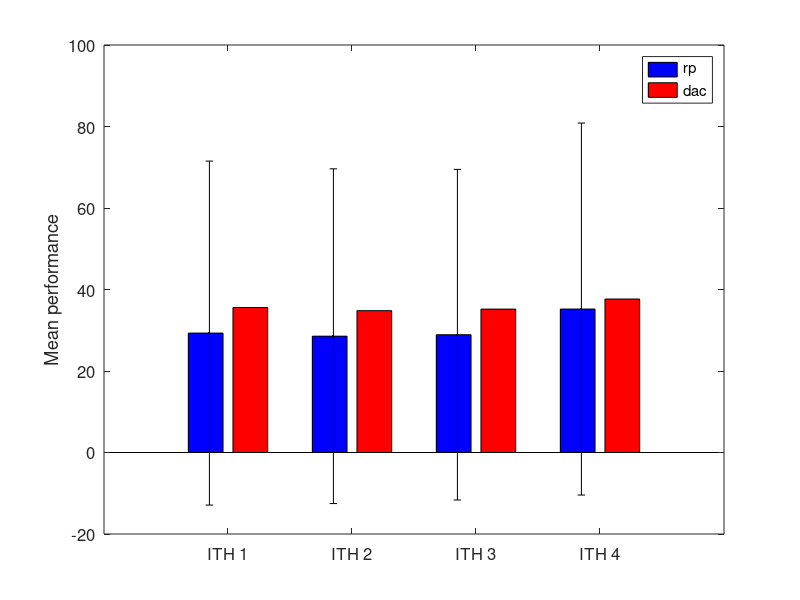

MATLAB code to generate this figure: (Note: this script raises an error after producing the figure.)
clear all;
clc;

load('linear.mat')

for c=1:4
    data_rp(:,c) = data(:,4*(c-1)+2);
    data_dac(:,c) = data(:,4*(c-1)+4);
end
rp_mean = mean(data_rp);
dac_mean = mean(data_dac);
rp_std = std(data_rp);
dac_std = std(data_dac);


hb = bar([rp_mean' dac_mean']);
set(hb(1),'FaceColor','b');
set(hb(2),'FaceColor','r');
legend('rp','dac');
set(gca, 'FontSize',12,'XTick',[1 2 3 4],'XTickLabel',{'ITH 1','ITH 2','ITH 3','ITH 4' });
ylabel('Mean performance')

errbar = [rp_std; dac_std];   % CREATE ‘errbar’ MATRIX
yd = [rp_mean' dac_mean' ]';
hold on
for k1 = 1:2
    errorbar([1:4]+.15*(k1-2),  yd(k1,:),  errbar(k1,:), '.k', 'LineWidth',2)
end
hold off
print('linear_fig2','-depsc')
close all




clear all;
clc;

load('branch.mat')

for c=1:4
    data_rp(:,c) = data(:,4*(c-1)+2);
    data_dac(:,c) = data(:,4*(c-1)+4);
end
rp_mean = mean(data_rp);
dac_mean = mean(data_dac);
rp_std = std(data_rp);
dac_std = std(data_dac);


hb = bar([rp_mean' dac_mean']);
set(hb(1),'FaceColor','b');
set(hb(2),'FaceColor','r');
legend('rp','dac');
set(gca, 'FontSize',12,'XTick',[1 2 3 4],'XTickLabel',{'ITH 1','ITH 2','ITH 3','ITH 4' });
ylabel('Mean performance')

errbar = [rp_std; dac_std];   % CREATE ‘errbar’ MATRIX
yd = [rp_mean' dac_mean' ]';
hold on
for k1 = 1:2
    errorbar([1:4]+.15*(k1-2),  yd(k1,:),  errbar(k1,:), '.k', 'LineWidth',2)
end
hold off
print('branch_fig2','-depsc')
close all





clear all;
clc;

load('neutral.mat')

for c=1:4
    data_rp(:,c) = data(:,4*(c-1)+2);
    data_dac(:,c) = data(:,4*(c-1)+4);
end
rp_mean = mean(data_rp);
dac_mean = mean(data_dac);
rp_std = std(data_rp);
dac_std = std(data_dac);


hb = bar([rp_mean' dac_mean']);
set(hb(1),'FaceColor','b');
set(hb(2),'FaceColor','r');
legend('rp','dac');
set(gca, 'FontSize',12,'XTick',[1 2 3 4],'XTickLabel',{'ITH 1','ITH 2','ITH 3','ITH 4' });
ylabel('Mean performance')

errbar = [rp_std; dac_std];   % CREATE ‘errbar’ MATRIX
yd = [rp_mean' dac_mean' ]';
hold on
for k1 = 1:2
    errorbar([1:4]+.15*(k1-2),  yd(k1,:),  errbar(k1,:), '.k', 'LineWidth',2)
end
hold off
print('neutral_fig2','-depsc')
close all

clear all;
clc;

load('punctuated.mat')

for c=1:4
    data_rp(:,c) = data(:,4*(c-1)+2);
    data_dac(:,c) = data(:,4*(c-1)+4);
end
rp_mean = mean(data_rp);
dac_mean = mean(data_dac);
rp_std = std(data_rp);
dac_std = std(data_dac);


hb = bar([rp_mean' dac_mean']);
set(hb(1),'FaceColor','b');
set(hb(2),'FaceColor','r');
legend('rp','dac');
set(gca, 'FontSize',12,'XTick',[1 2 3 4],'XTickLabel',{'ITH 1','ITH 2','ITH 3','ITH 4' });
ylabel('Mean performance')

errbar = [rp_std; dac_std];   % CREATE ‘errbar’ MATRIX
yd = [rp_mean' dac_mean' ]';
hold on
for k1 = 1:2
    errorbar([1:4]+.15*(k1-2),  yd(k1,:),  errbar(k1,:), '.k', 'LineWidth',2)
end
hold off
print('punctuated_fig2','-depsc')
close all